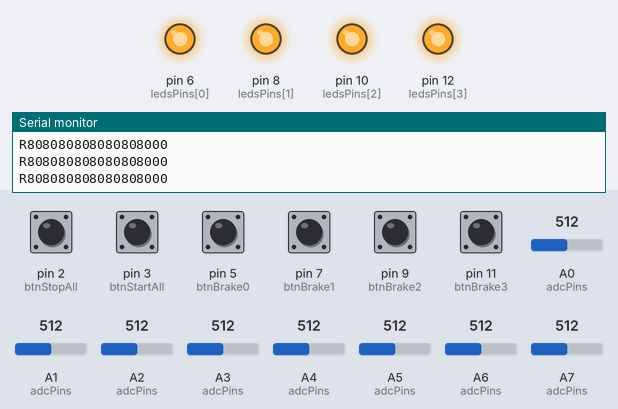
Recording of a sketch running on a simulated Arduino Nano, built with avr-gcc and run on an emulated ATmega328P. Parts: output pins drawn as LEDs (lit = HIGH), the last lines printed to the serial monitor. Dashed ring = blinking. Inputs (shaded band) come from the test bench; at power-on: pin 2 (btnStopAll), pin 3 (btnStartAll), pin 5 (btnBrake0), pin 7 (btnBrake1), pin 9 (btnBrake2), pin 11 (btnBrake3) HIGH, A0 (adcPins) = 512, A1 (adcPins) = 512, A2 (adcPins) = 512, A3 (adcPins) = 512, A4 (adcPins) = 512, A5 (adcPins) = 512, A6 (adcPins) = 512, A7 (adcPins) = 512.

Above: at 1.2 s.
1.3 s: pin 2 (btnStopAll) pulled LOW for 0.15 s
At 2.12 s:
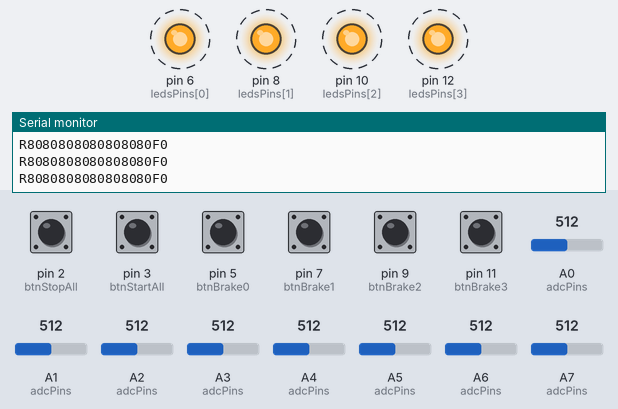
4.3 s: pin 5 (btnBrake0) pulled LOW for 0.15 s
At 4.62 s:
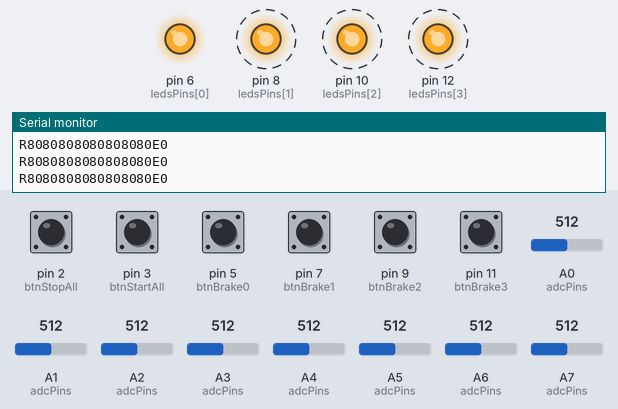
7.4 s: pin 7 (btnBrake1) pulled LOW for 0.15 s
At 7.87 s:
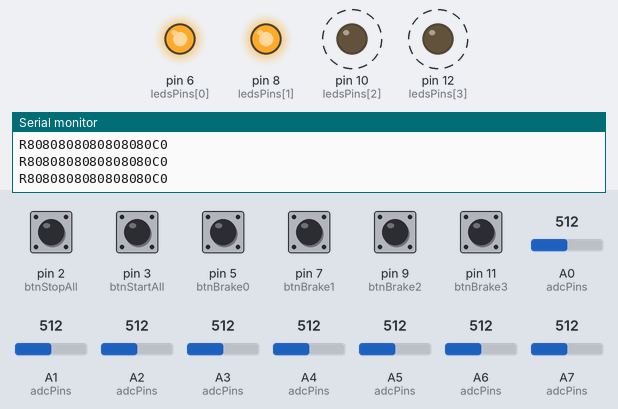
10.5 s: pin 9 (btnBrake2) pulled LOW for 0.15 s
At 10.87 s:
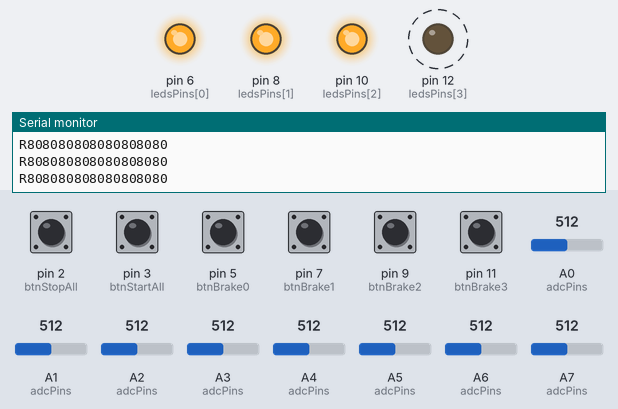
13.6 s: pin 7 (btnBrake1) pulled LOW for 0.15 s
At 14.37 s:
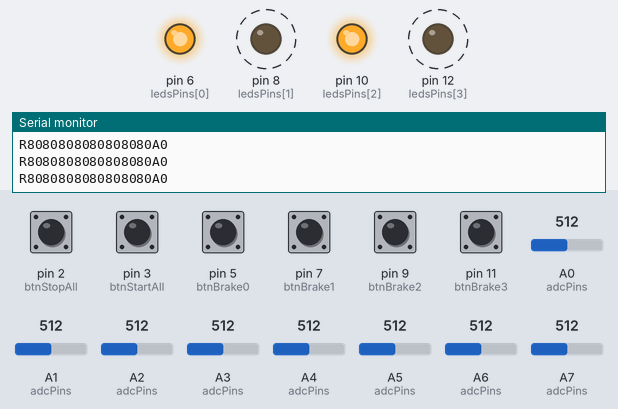
16.7 s: pin 11 (btnBrake3) pulled LOW for 0.15 s
Timing chart, 0 to 20.7 s (numbered marks = the images above; inputs shaded):
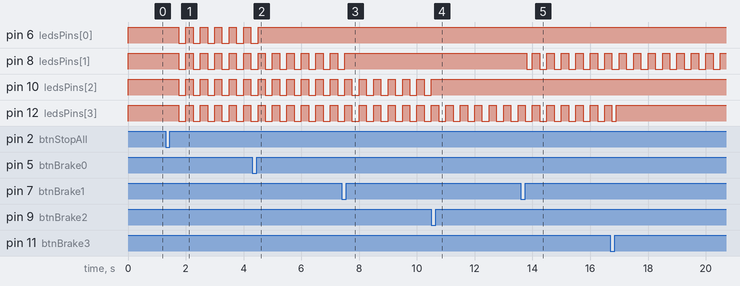

Measured:
- after the input at 1.3 s, pin 6 (ledsPins[0]), pin 8 (ledsPins[1]), pin 10 (ledsPins[2]), pin 12 (ledsPins[3]): alternates HIGH for 0.25 s and LOW for 0.25 s, starting after 0.45 s
- after the input at 4.3 s, pin 6 (ledsPins[0]): goes on until 4.5 s, then stays HIGH
- after the input at 7.4 s, pin 8 (ledsPins[1]): goes on until 7.5 s, then stays HIGH
- after the input at 10.5 s, pin 10 (ledsPins[2]): goes on until 10.5 s, then stays HIGH
- after the input at 13.6 s, pin 8 (ledsPins[1]): alternates HIGH for 0.25 s and LOW for 0.25 s, starting after 0.20 s

The sketch:

controller-arduino.ino
```cpp
#include "OneButton.h"
#include "TaskScheduler.h"

#define ROBOT_COUNT 4

Scheduler scheduler;
```

x10_leds.ino
```cpp
Task ledsTask(250, TASK_FOREVER, &ledsBlinkCb, &scheduler, true);

const uint8_t ledsPins[ROBOT_COUNT] = {6, 8, 10, 12};

#define LEDS_OFF 0
#define LEDS_ON 1
#define LEDS_BLINK 2
#define LEDS_SWIPE 3

uint8_t ledsState[ROBOT_COUNT];

void ledsBlinkCb() {
  for (uint8_t i = 0; i < ROBOT_COUNT; i++) {
    if (ledsState[i] == LEDS_BLINK) {
      digitalWrite(ledsPins[i], ledsTask.getRunCounter() & 1);
    } else if (ledsState[i] == LEDS_SWIPE) {
      digitalWrite(ledsPins[i], (ledsTask.getRunCounter() & 3) == i);
    }
  }
}

void ledsSetState(const uint8_t led, const uint8_t state) {
  switch (state) {
    case LEDS_BLINK:
      digitalWrite(ledsPins[led], ledsTask.getRunCounter() & 1);
      ledsState[led] = LEDS_BLINK;
      break;
    case LEDS_ON:
      digitalWrite(ledsPins[led], HIGH);
      ledsState[led] = LEDS_ON;
      break;
    case LEDS_SWIPE:
      digitalWrite(ledsPins[led], (ledsTask.getRunCounter() & 3) == led);
      ledsState[led] = LEDS_SWIPE;
      break;
    default:
      digitalWrite(ledsPins[led], LOW);
      ledsState[led] = LEDS_OFF;
      break;
  }
}

void ledsSetup() {
  for (uint8_t i = 0; i < ROBOT_COUNT; i++) {
    ledsState[i] = LEDS_OFF;
    pinMode(ledsPins[i], OUTPUT);
    digitalWrite(ledsPins[i], LOW);
  }
}
```

x20_adc.ino
```cpp
Task adcTask(20, TASK_FOREVER, &adcSampleCb, &scheduler, true);

// X1,Y1,X2,Y2,X3,Y3,X4,Y4
const uint8_t adcPins[ROBOT_COUNT * 2] = {A6, A7, A4, A5, A2, A3, A0, A1};
int adcBases[ROBOT_COUNT * 2];
uint8_t adcValues[ROBOT_COUNT * 2];


int adcRemap(const int val, const int base) {
  if (val < 0)
    return map(val, -base, 0, 0, 128);
  else
    return map(val, 0, 1023 - base, 128, 255);
}

void adcSampleCb() {
  for (uint8_t i = 0; i < ROBOT_COUNT * 2; i++) {
    adcValues[i] = adcRemap(analogRead(adcPins[i]) - adcBases[i], adcBases[i]);
  }
}

void adcCalibrate() {
  for (uint8_t i = 0; i < ROBOT_COUNT * 2; i++) {
    adcBases[i] = analogRead(adcPins[i]);
  }
}

void adcSetup() {
  adcCalibrate();
}
```

x30_btn.ino
```cpp
OneButton btnBrake0(5, true);
OneButton btnBrake1(7, true);
OneButton btnBrake2(9, true);
OneButton btnBrake3(11, true);
OneButton btnStartAll(3, true);
OneButton btnStopAll(2, true);

uint8_t btnBrakeMask;
uint8_t btnResetFlag;
uint8_t btnConnectFlag;

void btnUpdateLed(const uint8_t i) {
  if (btnConnectFlag) {
    ledsSetState(i, LEDS_SWIPE);
  } else {
    ledsSetState(i, btnBrakeMask & (1 << i) ? LEDS_BLINK : LEDS_ON);
  }
}

void btnUpdateLeds() {
  for (uint8_t i = 0; i < ROBOT_COUNT; i++) {
    btnUpdateLed(i);
  }
}

void btnBrakeToggle(const uint8_t btn) {
  if (btnBrakeMask & (1 << btn))
    btnBrakeMask &= ~(1 << btn);
  else
    btnBrakeMask |= 1 << btn;

  btnUpdateLed(btn);
}

void btnBrake0Click() {
  btnBrakeToggle(0);
}

void btnBrake1Click() {
  btnBrakeToggle(1);
}

void btnBrake2Click() {
  btnBrakeToggle(2);
}

void btnBrake3Click() {
  btnBrakeToggle(3);
}

void btnStartAllClick() {
  btnBrakeMask = 0;
  btnUpdateLeds();

}
void btnStopAllClick() {
  btnBrakeMask = 0x0f;
  btnUpdateLeds();
}

void btnStopAllLong() {
  for (uint8_t i = 0; i < ROBOT_COUNT; i++) {
    ledsSetState(i, LEDS_OFF);
  }
  adcCalibrate();
  delay(500);
  btnUpdateLeds();
}

void btnStartAllLong() {
  for (uint8_t i = 0; i < ROBOT_COUNT; i++) {
    ledsSetState(i, LEDS_OFF);
  }
  delay(200);
  for (uint8_t i = 0; i < ROBOT_COUNT; i++) {
    ledsSetState(i, LEDS_ON);
  }
  delay(200);
  for (uint8_t i = 0; i < ROBOT_COUNT; i++) {
    ledsSetState(i, LEDS_OFF);
  }
  btnResetFlag = 1;
  delay(500);
  btnUpdateLeds();
}

void btnTick() {
  btnBrake0.tick();
  btnBrake1.tick();
  btnBrake2.tick();
  btnBrake3.tick();
  btnStartAll.tick();
  btnStopAll.tick();
}

void btnSetup() {
  btnBrakeMask = 0;
  btnConnectFlag = 0;
  btnResetFlag = 0;
  btnUpdateLeds();

  btnBrake0.attachClick(btnBrake0Click);
  btnBrake1.attachClick(btnBrake1Click);
  btnBrake2.attachClick(btnBrake2Click);
  btnBrake3.attachClick(btnBrake3Click);
  btnStartAll.attachClick(btnStartAllClick);
  btnStopAll.attachClick(btnStopAllClick);

  btnStopAll.setPressTicks(2000);
  btnStopAll.attachLongPressStart(btnStopAllLong);
  btnStartAll.setPressTicks(2000);
  btnStartAll.attachLongPressStart(btnStartAllLong);
}
```

x40_transmit.ino
```cpp
Task txTask(50, TASK_FOREVER, &txCb, &scheduler, true);

void txSetup() {
  Serial.begin(115200);
}

void txWriteHex(const uint8_t hex) {
  if (hex < 16) Serial.write('0');
  Serial.print(hex, HEX);
}

void txReadCmd() {
  int cmd = Serial.read();
  if (Serial.read() != 10) return;
  switch (cmd) {
    case 'C':
      btnConnectFlag = 1;
      btnUpdateLeds();
      break;
    case 'D':
      btnConnectFlag = 0;
      btnUpdateLeds();
      break;
    case 'X':
      btnResetFlag = 0;
      break;

    case '0':
    case '1':
    case '2':
    case '3':
      btnBrakeMask |= 1 << (cmd - '0');
      btnUpdateLed(cmd - '0');
      break;

    case '5':
    case '6':
    case '7':
    case '8':
      btnBrakeMask &= ~(1 << (cmd - '5'));
      btnUpdateLed(cmd - '5');
      break;

    case '4':
      btnStartAllClick();
      break;
    case '9':
      btnStopAllClick();
      break;
    default:
      break;
  }
}

void txCb() {
  Serial.write('R');
  for (uint8_t i = 0; i < ROBOT_COUNT * 2; i++) {
    txWriteHex(adcValues[i]);
  }
  Serial.print(btnBrakeMask & 0xf, HEX);
  Serial.write(btnResetFlag ? '1' : '0');
  Serial.write(10);

  while (Serial.available() > 2) {
    if (Serial.read() == 'R') {
      txReadCmd();
    }
  }
}
```

x99_main.ino
```cpp
void setup() {
  txSetup();
  ledsSetup();
  btnSetup();
  adcSetup();
}

void loop() {
  btnTick();
  scheduler.execute();
}
```
